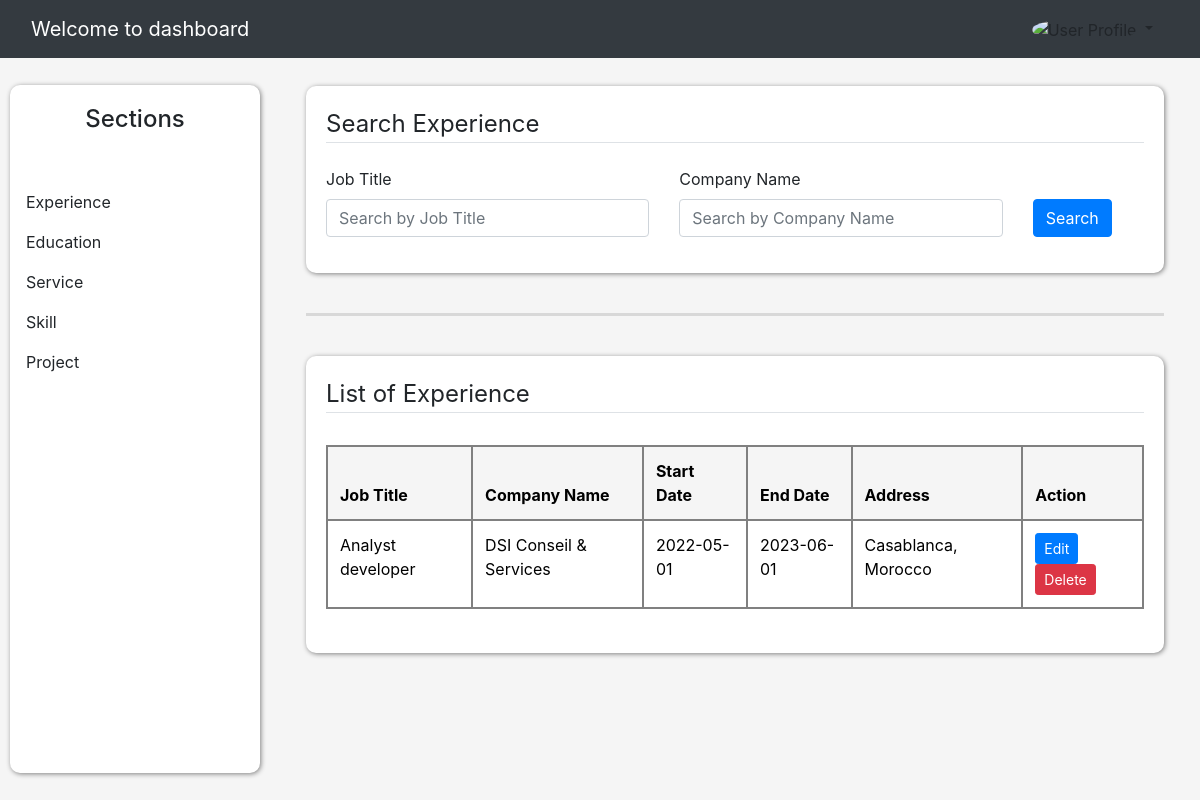
The page /dashboard/list_experiences (signed in) on the database its author committed.
### website/models.py (models this page shows, shortened)
class Experience(db.Model):
    id = db.Column(db.Integer, primary_key=True)
    job_title = db.Column(db.String(50), nullable=False)
    company_name = db.Column(db.String(50), nullable=False)
    start_date = db.Column(db.Date, nullable=False)
    end_date = db.Column(db.Date, nullable=True)
    is_current = db.Column(db.Boolean, default=False, nullable=False)
    address = db.Column(db.String(1000), nullable=False)
    description = db.Column(db.Text, nullable=False)
    user_id = db.Column(db.Integer, db.ForeignKey('user.id'), nullable=False)
    date_posted = db.Column(db.DateTime, nullable=False, default=datetime.utcnow)

### website/route_sections/experience.py (the view)
@app.route('/dashboard/list_experiences', methods=['GET'])
@login_required
def experience():
    user_id = current_user.id
    job_title = request.args.get('job_title', '')
    company_name = request.args.get('company_name', '')
    query = Experience.query.filter_by(user_id=user_id)
    if job_title:
        query = query.filter(Experience.job_title.ilike(f'%{job_title}%'))
    if company_name:
        query = query.filter(Experience.company_name.ilike(f'%{company_name}%'))
    experiences = query.all()
    return render_template('admin/Experiences/list_experiences.html', experiences=experiences)

### website/models.py (called while the page is built)
@login_manager.user_loader
def load_user(user_id):
    return User.query.get(int(user_id))

### website/templates/admin/Experiences/list_experiences.html (shortened to what this page needs)
{% extends "admin/Experiences/experience.html" %}
{% block content %}
<div class="cl-crud">
    <legend class="border-bottom mb-4">Search Experience</legend>
    <form method="GET" action="{{ url_for('experience') }}" class="mb-3 mt-4">
        <div class="row align-items-end">
            <div class="col-md-5">
                <label class="form-control-label" >Job Title</label>
                <input type="text" name="job_title" class="form-control" placeholder="Search by Job Title" value="{{ request.args.get('job_title', '') }}">
            </div>
            <div class="col-md-5">
                <label class="form-control-label">Company Name</label>
                <input type="text" name="company_name" class="form-control" placeholder="Search by Company Name" value="{{ request.args.get('company_name', '') }}">
            </div>
            <div class="col-md-1 d-grid">
                <button type="submit" class="btn btn-primary">Search</button>
            </div>
        </div>
    </form>
</div>
<br>
<hr>
<br>
<div class="list-section">
    <legend class="border-bottom">List of Experience</legend>
    <p-card class="m-1 mt-1 mb-1">
        <table class="table table-bordered">
            <thead>
                <tr>
                    <th scope="col">Job Title</th>
                    <th scope="col">Company Name</th>
                    <th scope="col">Start Date</th>
                    <th scope="col">End Date</th>
                    <th scope="col">Address</th>
                    <th scope="col-2">Action</th>
                </tr>
            </thead>
            <tbody>
                {% if experiences %}
                    {% for experience in experiences %}
                    <tr>
                        <td>{{ experience.job_title }}</td>
                        <td>{{ experience.company_name }}</td>
                        <td>{{ experience.start_date }}</td>
                        <td>
                            {% if experience.is_current %}
                                Current
                            {% else %}
                                {{ experience.end_date }}
                            {% endif %}
                        </td>
                        <td>{{ experience.address }}</td>
                        <td>
                            <a href="{{ url_for('update_experience', experience_id=experience.id) }}" class="btn btn-sm btn-primary cl-edit">
                                <span>Edit</span>
                            </a>
                            <a href="{{ url_for('delete_experience', experience_id=experience.id) }}" class="btn btn-sm btn-danger cl-delete" onclick="return confirm('Are you sure you want to delete this item?');">
                                <span>Delete</span>
                            </a>
                        </td>
                    </tr>
                    {% endfor %}
                {% else %}
                    <tr>
                        <td colspan="6" class="text-center">Result not found</td>
                    </tr>
                {% endif %}
            </tbody>
        </table>
    </p-card>
</div>
{% endblock content %}

### website/static/css/dashboard.css (style rules this page uses)
body { background: whitesmoke; }
.list-section, .cl-crud { background: white; box-shadow: 1px 1px 5px gray; padding: 20px; border-radius: 10px; }
hr { margin-top: 1rem; margin-bottom: 1rem; border: 0; border-top: 3px solid gray; }
.table thead th { vertical-align: bottom; border-bottom: 2px solid gray; background: whitesmoke; }
.table-bordered td, .table-bordered th { border: 2px solid gray; }
.table-bordered { border: 2px solid gray; }
.table { width: 100%; margin-bottom: 0rem; color: #212529; }

### rows shown on the page
Experience: job_title "Analyst developer", company_name "DSI Conseil & Services", start_date "2022-05-01", end_date "2023-06-01", address "Casablanca, Morocco"
